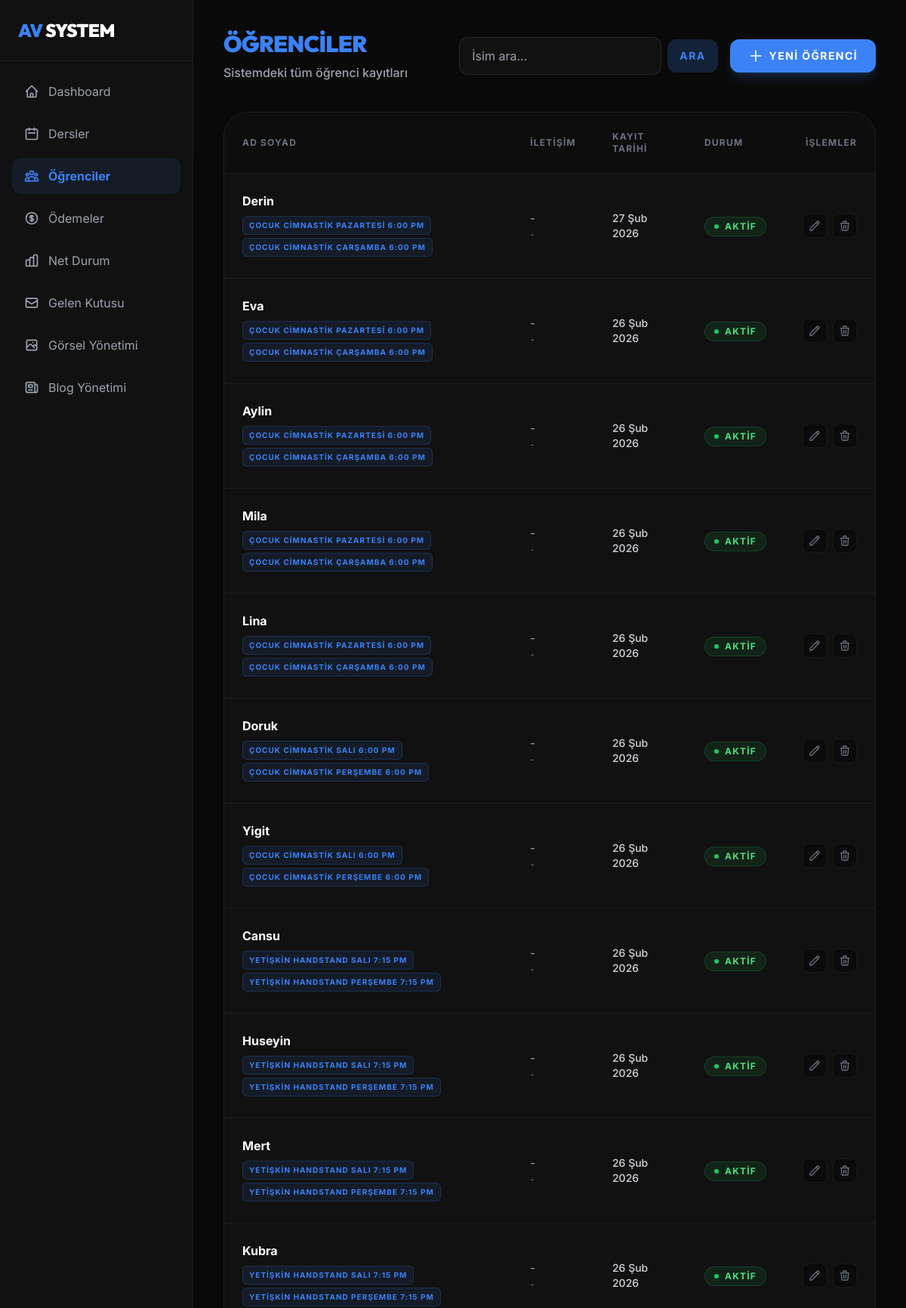
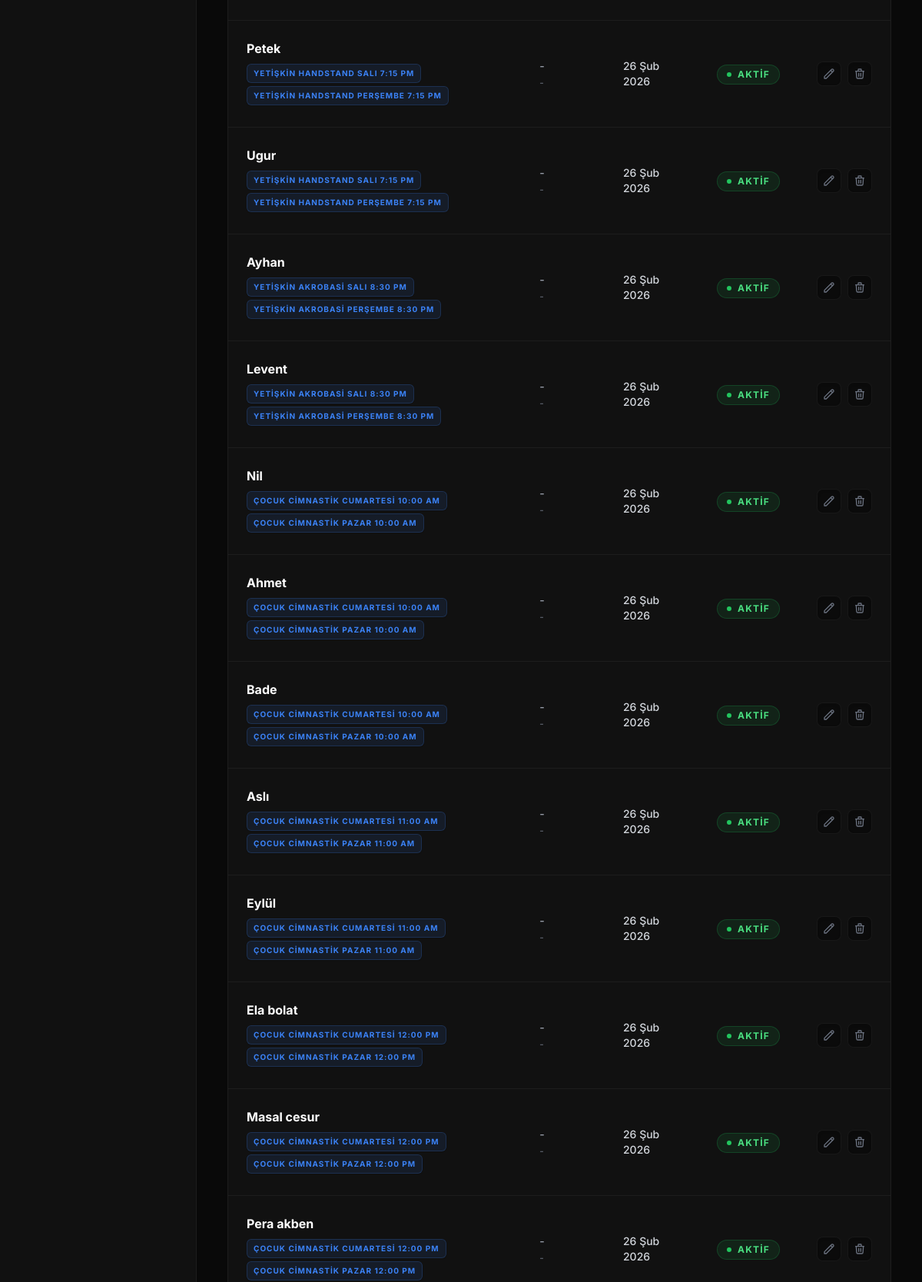
Page /panel/students/ (signed in, upper part) on the committed database (2 pictures, top to bottom).
### crm/models.py (models this page shows, shortened)
class Student(models.Model):
    STATUS_CHOICES = [
        ('active', 'Aktif'),
        ('inactive', 'Pasif'),
    ]
    full_name = models.CharField(max_length=200, verbose_name="Öğrenci Adı Soyadı")
    phone = models.CharField(max_length=20, blank=True, null=True, verbose_name="Telefon")
    email = models.EmailField(blank=True, null=True, verbose_name="E-posta")
    registration_date = models.DateField(auto_now_add=True, verbose_name="Kayıt Tarihi")
    status = models.CharField(max_length=20, choices=STATUS_CHOICES, default='active', verbose_name="Durum")
    lessons = models.ManyToManyField(Lesson, related_name='students', blank=True, verbose_name="Kayıtlı Olduğu Dersler")
    notes = models.TextField(blank=True, null=True, verbose_name="Özel Notlar")
    class Meta:
        verbose_name = "Öğrenci"
        verbose_name_plural = "Öğrenciler"
        ordering = ['-registration_date']

class Lesson(models.Model):
    DAYS_OF_WEEK = [
        ('1', 'Pazartesi'),
        ('2', 'Salı'),
        ('3', 'Çarşamba'),
        ('4', 'Perşembe'),
        ('5', 'Cuma'),
        ('6', 'Cumartesi'),
        ('7', 'Pazar'),
    ]
    name = models.CharField(max_length=200, verbose_name="Ders Adı (Örn: Çocuk Cimnastik)")
    day_of_week = models.CharField(max_length=1, choices=DAYS_OF_WEEK, verbose_name="Gün")
    time = models.TimeField(verbose_name="Saat")
    notes = models.TextField(blank=True, null=True, verbose_name="Açıklama/Notlar")
    @property
    def friendly_name(self):
        day = self.get_day_of_week_display()
        time_str = self.time.strftime('%I:%M %p').lstrip('0')
        return f"{self.name} {day} {time_str}"
    class Meta:
        verbose_name = "Ders"
        verbose_name_plural = "Dersler"
        ordering = ['day_of_week', 'time']

### crm/views.py (the view)
# urls.py: path('students/', views.student_list, name='crm_student_list'),
@login_required(login_url='crm_login')
def student_list(request):
    qs = Student.objects.all()
    q = request.GET.get('q')
    if q:
        qs = qs.filter(full_name__icontains=q)
    context = {'students': qs}
    return render(request, 'crm/student_list.html', context)

### crm/templates/crm/student_list.html (shortened to what this page needs)
{% extends 'crm/base.html' %}
{% block content %}
<div class="mb-10 flex flex-col md:flex-row md:items-center justify-between gap-6">
    <div>
        <h2 class="text-3xl font-heading font-black tracking-tight text-white uppercase">
            <span class="text-accent">ÖĞRENCİLER</span>
        </h2>
        <p class="text-gray-400 mt-2 font-medium">Sistemdeki tüm öğrenci kayıtları</p>
    </div>
    <div class="flex flex-col sm:flex-row items-center gap-4">
        <form method="GET" class="flex items-center gap-2">
            <input type="text" name="q" value="{{ request.GET.q | default:'' }}" placeholder="İsim ara..."
                class="bg-secondary border border-white/10 rounded-xl px-4 py-3 text-white focus:outline-none focus:border-accent transition-colors">
            <button type="submit"
                class="bg-accent/20 text-accent px-4 py-3 rounded-xl font-bold uppercase tracking-widest text-sm hover:bg-accent/30 transition-colors">Ara</button>
        </form>
        <button onclick="openAddStudent()"
            class="bg-accent text-white px-6 py-3 rounded-xl font-bold uppercase tracking-widest text-sm hover:bg-accent-dark transition-all flex items-center gap-2 shadow-lg shadow-accent/20 whitespace-nowrap">
            <svg class="w-5 h-5" fill="none" stroke="currentColor" viewBox="0 0 24 24">
                <path stroke-linecap="round" stroke-linejoin="round" stroke-width="2" d="M12 4v16m8-8H4"></path>
            </svg>
            Yeni Öğrenci
        </button>
    </div>
</div>
<div class="bg-secondary rounded-[2rem] border border-white/5 overflow-hidden shadow-2xl">
    <div class="overflow-x-auto">
        <table class="w-full text-left border-collapse">
            <thead>
                <tr class="bg-primary/50 text-gray-500 font-bold uppercase tracking-widest text-xs border-b border-white/5">
                    <th class="p-6">Ad Soyad</th>
                    <th class="p-6">İletişim</th>
                    <th class="p-6">Kayıt Tarihi</th>
                    <th class="p-6">Durum</th>
                    <th class="p-6 text-right">İşlemler</th>
                </tr>
            </thead>
            <tbody class="divide-y divide-white/5">
                {% for student in students %}
                <tr class="hover:bg-primary/30 transition-colors group">
                    <td class="p-6">
                        <div class="font-bold text-white mb-2">{{ student.full_name }}</div>
                        <div class="flex flex-wrap gap-1 mb-1">
                            {% for lesson in student.lessons.all %}
                            <span class="inline-block px-2 py-1 bg-accent/10 border border-accent/20 text-accent rounded-md text-[10px] font-bold tracking-widest uppercase shadow-sm">
                                {{ lesson.friendly_name }}
                            </span>
                            {% empty %}
                            <span class="text-xs text-gray-500 italic">Kayıtlı dersi yok</span>
                            {% endfor %}
                        </div>
                    </td>
                    <td class="p-6">
                        <div class="text-sm font-medium text-gray-400 mb-1">{{ student.phone | default:"-" }}</div>
                        <div class="text-xs text-gray-500">{{ student.email | default:"-" }}</div>
                    </td>
                    <td class="p-6">
                        <div class="text-sm font-medium text-gray-300">{{ student.registration_date | date:"d M Y" }}</div>
                    </td>
                    <td class="p-6">
                        {% if student.status == 'active' %}
                        <span class="inline-flex items-center gap-2 px-3 py-1 rounded-full bg-green-500/10 text-green-400 text-xs font-bold uppercase tracking-widest border border-green-500/20">
                            <span class="w-1.5 h-1.5 rounded-full bg-green-500 animate-pulse"></span>
                            Aktif
                        </span>
                        {% else %}
                        <span class="inline-flex items-center gap-2 px-3 py-1 rounded-full bg-gray-500/10 text-gray-400 text-xs font-bold uppercase tracking-widest border border-gray-500/20">
                            <span class="w-1.5 h-1.5 rounded-full bg-gray-500"></span>
                            Pasif
                        </span>
                        {% endif %}
                    </td>
                    <td class="p-6 text-right">
                        <div class="flex items-center justify-end gap-2">
                            <button onclick="openEditStudent('{{ student.id }}', '{{ student.full_name | escapejs }}', '{{ student.phone | default:'' | escapejs }}', '{{ student.email | default:'' | escapejs }}', '{{ student.notes | escapejs }}', '{{ student.status }}')"
                                class="w-8 h-8 rounded-lg bg-primary/80 border border-white/5 flex items-center justify-center text-gray-500 hover:text-accent hover:border-accent/30 transition-colors shadow-inner"
                                title="Düzenle">
                                <svg class="w-4 h-4" fill="none" stroke="currentColor" viewBox="0 0 24 24">
                                    <path stroke-linecap="round" stroke-linejoin="round" stroke-width="2" d="M15.232 5.232l3.536 3.536m-2.036-5.036a2.5 2.5 0 113.536 3.536L6.5 21.036H3v-3.572L16.732 3.732z"></path>
                                </svg>
                            </button>
                            <form action="{% url 'crm_student_delete' student.id %}" method="POST" class="m-0 p-0" onsubmit="return confirm('Öğrenciyi silmek istediğinize emin misiniz?');">
                                <button type="submit" class="w-8 h-8 rounded-lg bg-primary/80 border border-white/5 flex items-center justify-center text-gray-500 hover:text-red-400 hover:border-red-400/30 transition-colors shadow-inner" title="Sil">
                                    <svg class="w-4 h-4" fill="none" stroke="currentColor" viewBox="0 0 24 24">
                                        <path stroke-linecap="round" stroke-linejoin="round" stroke-width="2" d="M19 7l-.867 12.142A2 2 0 0116.138 21H7.862a2 2 0 01-1.995-1.858L5 7m5 4v6m4-6v6m1-10V4a1 1 0 00-1-1h-4a1 1 0 00-1 1v3M4 7h16"></path>
                                    </svg>
                                </button>
                            </form>
                        </div>
                    </td>
                </tr>
                {% empty %}
                <tr>
                    <td colspan="5" class="p-12 text-center text-gray-500 font-medium italic bg-primary/20">Kayıtlı öğrenci bulunamadı.</td>
                </tr>
                {% endfor %}
            </tbody>
        </table>
    </div>
</div>
{% endblock %}

### crm/templates/crm/base.html (style rules this page uses)
body { background-color: #0a0a0a; color: #fff; }

### rows in the picture
Student: full_name "Derin", phone "-", email "-", registration_date "27 Şub 2026", status "active" (drawn)
Lesson: friendly_name "ÇOCUK CIMNASTIK PAZARTESI 6:00 PM"
Lesson: friendly_name "ÇOCUK CIMNASTIK ÇARŞAMBA 6:00 PM"
Student: full_name "Eva", phone "-", email "-", registration_date "26 Şub 2026", status "active" (drawn)
Student: full_name "Aylin", phone "-", email "-", registration_date "26 Şub 2026", status "active" (drawn)
Student: full_name "Mila", phone "-", email "-", registration_date "26 Şub 2026", status "active" (drawn)
Student: full_name "Lina", phone "-", email "-", registration_date "26 Şub 2026", status "active" (drawn)
Student: full_name "Doruk", phone "-", email "-", registration_date "26 Şub 2026", status "active" (drawn)
Lesson: friendly_name "ÇOCUK CIMNASTIK SALI 6:00 PM"
Lesson: friendly_name "ÇOCUK CIMNASTIK PERŞEMBE 6:00 PM"
Student: full_name "Yigit", phone "-", email "-", registration_date "26 Şub 2026", status "active" (drawn)
Student: full_name "Cansu", phone "-", email "-", registration_date "26 Şub 2026", status "active" (drawn)
Lesson: friendly_name "YETIŞKIN HANDSTAND SALI 7:15 PM"
Lesson: friendly_name "YETIŞKIN HANDSTAND PERŞEMBE 7:15 PM"
Student: full_name "Huseyin", phone "-", email "-", registration_date "26 Şub 2026", status "active" (drawn)
Student: full_name "Mert", phone "-", email "-", registration_date "26 Şub 2026", status "active" (drawn)
Student: full_name "Kubra", phone "-", email "-", registration_date "26 Şub 2026", status "active" (drawn)
Student: full_name "Petek", phone "-", email "-", registration_date "26 Şub 2026", status "active" (drawn)
Student: full_name "Ugur", phone "-", email "-", registration_date "26 Şub 2026", status "active" (drawn)
Student: full_name "Ayhan", phone "-", email "-", registration_date "26 Şub 2026", status "active" (drawn)
Lesson: friendly_name "YETIŞKIN AKROBASI SALI 8:30 PM"
Lesson: friendly_name "YETIŞKIN AKROBASI PERŞEMBE 8:30 PM"
Student: full_name "Levent", phone "-", email "-", registration_date "26 Şub 2026", status "active" (drawn)
Student: full_name "Nil", phone "-", email "-", registration_date "26 Şub 2026", status "active" (drawn)
Lesson: friendly_name "ÇOCUK CIMNASTIK CUMARTESI 10:00 AM"
Lesson: friendly_name "ÇOCUK CIMNASTIK PAZAR 10:00 AM"
Student: full_name "Ahmet", phone "-", email "-", registration_date "26 Şub 2026", status "active" (drawn)
Student: full_name "Bade", phone "-", email "-", registration_date "26 Şub 2026", status "active" (drawn)
Student: full_name "Aslı", phone "-", email "-", registration_date "26 Şub 2026", status "active" (drawn)
Lesson: friendly_name "ÇOCUK CIMNASTIK CUMARTESI 11:00 AM"
Lesson: friendly_name "ÇOCUK CIMNASTIK PAZAR 11:00 AM"
Student: full_name "Eylül", phone "-", email "-", registration_date "26 Şub 2026", status "active" (drawn)
Student: full_name "Ela bolat", phone "-", email "-", registration_date "26 Şub 2026", status "active" (drawn)
Lesson: friendly_name "ÇOCUK CIMNASTIK CUMARTESI 12:00 PM"
Lesson: friendly_name "ÇOCUK CIMNASTIK PAZAR 12:00 PM"
Student: full_name "Masal cesur", phone "-", email "-", registration_date "26 Şub 2026", status "active" (drawn)
Student: full_name "Pera akben", phone "-", email "-", registration_date "26 Şub 2026", status "active" (drawn)
